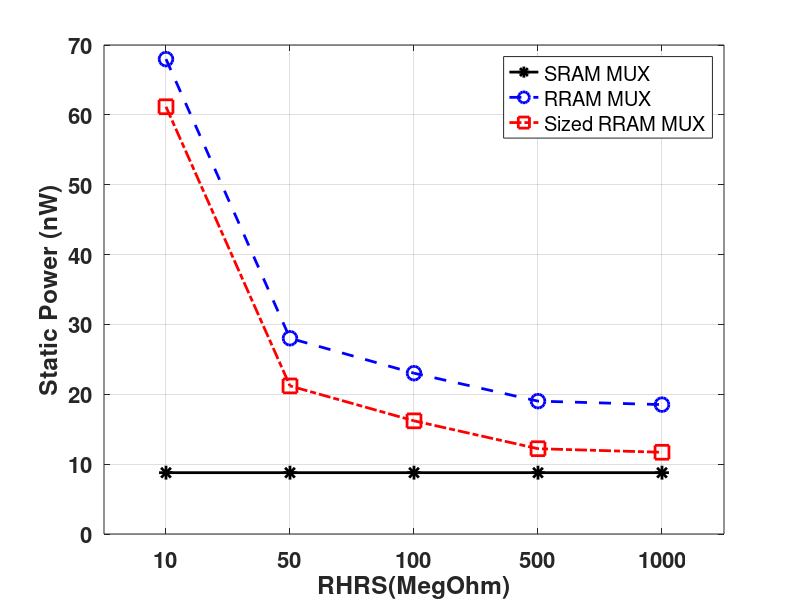
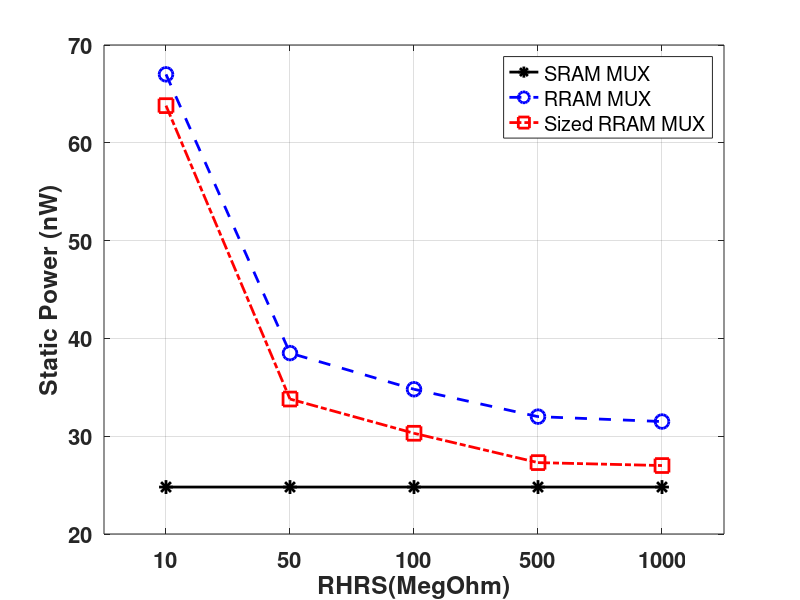
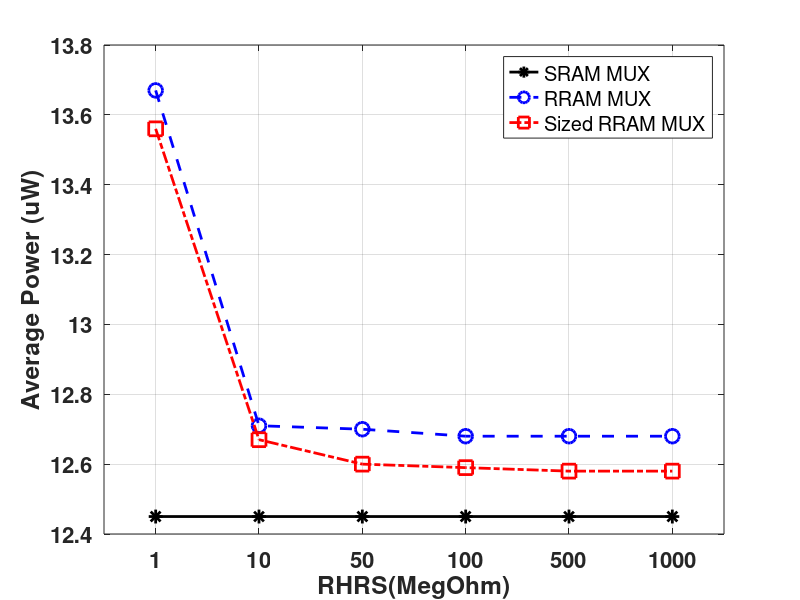

The MATLAB script that drew these images, in order:
close all;
clear all;

roff_list = [10,50,100,500,1000;];
mux_list = [{'SRAM MUX'}, {'RRAM MUX'}, {'Sized RRAM MUX'};];

static_power_mux2 = [
{'10Meg'}, 8.78e-9, 67.98e-9, 61.16e-9;
{'50Meg'}, 8.78e-9, 28.02e-9, 21.2e-9;
{'100Meg'}, 8.78e-9, 23.02e-9, 16.2e-9;
{'500Meg'}, 8.78e-9, 19.02e-9, 12.21e-9;
{'1000Meg'}, 8.78e-9, 18.52e-9, 11.7e-9;
];

static_power_mux2_tapbuf = [
{'10Meg'}, 24.8e-9, 67e-9, 63.8e-9;
{'50Meg'}, 24.8e-9, 38.5e-9, 33.8e-9;
{'100Meg'}, 24.8e-9, 34.8e-9, 30.3e-9;
{'500Meg'}, 24.8e-9, 32e-9, 27.3e-9;
{'1000Meg'}, 24.8e-9, 31.5e-9, 27e-9;
];

avg_power_mux2_tapbuf = [
{'1'}, 12.45e-6, 13.67e-6, 13.56e-6;
{'10'}, 12.45e-6, 12.71e-6, 12.67e-6;
{'50'}, 12.45e-6, 12.70e-6, 12.60e-6;
{'100'}, 12.45e-6, 12.68e-6, 12.59e-6;
{'500'}, 12.45e-6, 12.68e-6, 12.58e-6;
{'1000'}, 12.45e-6, 12.68e-6, 12.58e-6;
];

static_power_mux2_format = cell2mat(static_power_mux2(:,(2:4)));
static_power_mux2_tapbuf_format = cell2mat(static_power_mux2_tapbuf(:,(2:4)));
avg_power_mux2_tapbuf_format = cell2mat(avg_power_mux2_tapbuf(:,(2:4)));
xindex = 1:1:length(roff_list);

fig_handle1 = figure;
plot(static_power_mux2_format(:,1).*1e9,'k-*','LineWidth', 2, 'MarkerSize',10);
hold on
plot(static_power_mux2_format(:,2).*1e9,'b--o','LineWidth', 2, 'MarkerSize',10);
hold on
plot(static_power_mux2_format(:,3).*1e9,'r-.s','LineWidth', 2, 'MarkerSize',10);
hold on
%title('Delay-Wprog of 32-input Multiplexer, UMC 0.18um','FontSize',18)
xlabel('RHRS(MegOhm)','FontSize',14, 'FontWeight','bold');
ylabel('Static Power (nW)','FontSize',14, 'FontWeight','bold');
set(gca,'xlim',[0.5 length(roff_list)+0.5],'Fontsize',16, 'FontWeight','bold');
set(gca,'XTick',xindex);
set(gca,'XTickLabel',roff_list);
hleg = legend(mux_list);
grid on

fig_handle2 = figure;
plot(static_power_mux2_tapbuf_format(:,1).*1e9,'k-*','LineWidth', 2, 'MarkerSize',10);
hold on
plot(static_power_mux2_tapbuf_format(:,2).*1e9,'b--o','LineWidth', 2, 'MarkerSize',10);
hold on
plot(static_power_mux2_tapbuf_format(:,3).*1e9,'r-.s','LineWidth', 2, 'MarkerSize',10);
hold on
%title('Delay-Wprog of 32-input Multiplexer, UMC 0.18um','FontSize',18)
xlabel('RHRS(MegOhm)','FontSize',14, 'FontWeight','bold');
ylabel('Static Power (nW)','FontSize',14, 'FontWeight','bold');
set(gca,'xlim',[0.5 length(roff_list)+0.5],'Fontsize',16, 'FontWeight','bold');
set(gca,'XTick',xindex);
set(gca,'XTickLabel',roff_list);
hleg = legend(mux_list);
grid on

fig_handle3 = figure;
xindex = 1:1:length(avg_power_mux2_tapbuf(:,1));
plot(avg_power_mux2_tapbuf_format(:,1).*1e6,'k-*','LineWidth', 2, 'MarkerSize',10);
hold on
plot(avg_power_mux2_tapbuf_format(:,2).*1e6,'b--o','LineWidth', 2, 'MarkerSize',10);
hold on
plot(avg_power_mux2_tapbuf_format(:,3).*1e6,'r-.s','LineWidth', 2, 'MarkerSize',10);
hold on
%title('Delay-Wprog of 32-input Multiplexer, UMC 0.18um','FontSize',18)
xlabel('RHRS(MegOhm)','FontSize',14, 'FontWeight','bold');
ylabel('Average Power (uW)','FontSize',14, 'FontWeight','bold');
set(gca,'xlim',[0.5 length(avg_power_mux2_tapbuf(:,1))+0.5],'Fontsize',16, 'FontWeight','bold');
set(gca,'XTick', xindex);
set(gca,'XTickLabel', avg_power_mux2_tapbuf(:,1));
hleg = legend(mux_list);
grid on
